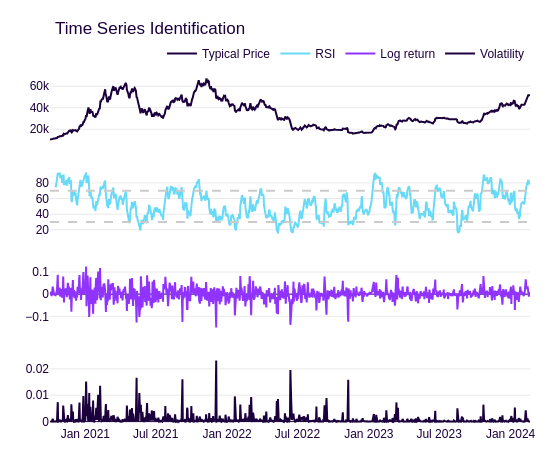

Notebook code for this chart:
### Code cell
typical_price = df['TypicalPrice']
df_returns = np.log(typical_price/typical_price.shift(1)).dropna()
df_volatility = pow(df_returns - df_returns.mean(),2)
df_rsi = RSI(typical_price)

fig = make_subplots(rows=4,cols=1, shared_xaxes=True)
fig.add_trace(
    go.Scatter(x=df.index, y = df['TypicalPrice'], mode='lines',name='Typical Price'), row=1, col=1
)

fig.add_trace(
    go.Scatter(x=df_rsi.index, y=df_rsi, mode='lines', name='RSI'), row=2, col=1
)

fig.add_trace(
    go.Scatter(x=df_returns.index,y=df_returns, mode='lines',name='Log return'), row=3, col=1
)

fig.add_trace(
    go.Scatter(x=df_volatility.index, y=df_volatility, mode='lines', name='Volatility'), row=4, col=1
)


# Líneas de referencia para RSI (70 y 30)
fig.add_hline(y=70, line_dash="dash", line_color="#CBCBCC", row=2, col=1)
fig.add_hline(y=30, line_dash="dash", line_color='#CBCBCC', row=2, col=1)


fig.update_layout(
    height=450,      
    width=550,
    xaxis = {
        'dtick': "M6",        
    },
           
    xaxis2 = {
        'dtick': "M6", 
    }, 
           
    xaxis3 = {
        'dtick': "M6", 
    }, 
           
    xaxis4 = {
        'dtick': "M6", 
    },        
    title={
        'text': 'Time Series Identification',
        'x': 0.1,      # Superior Izquierda
        'y': 0.95,
        'xanchor': 'left'
    },
    margin=dict(l=50, r=20, t=75, b=25), # Márgenes optimizados
    showlegend=True # En formato columna, la leyenda suele estorbar
)

# Aplicar color de fuente de los títulos de subplots según tu estilo
for i in fig['layout']['annotations']:
    i['font'] = dict(size=12, color=WENIA_PURPLE)

fig.show()

### Figure 1 — Plotly figure (JSON) as saved in the notebook; plotly's stock layout.template omitted (floating-point values rounded to 4 significant figures; data arrays with more than 128 entries replaced by an {"elided": "..."} marker saying what was removed)
{"data": [{"mode": "lines", "name": "Typical Price", "type": "scatter", "x": {"elided": "1142 str values"}, "xaxis": "x", "y": {"elided": "1142 float values"}, "yaxis": "y"}, {"mode": "lines", "name": "RSI", "type": "scatter", "x": {"elided": "1142 str values"}, "xaxis": "x2", "y": {"elided": "1142 float values"}, "yaxis": "y2"}, {"mode": "lines", "name": "Log return", "type": "scatter", "x": {"elided": "1141 str values"}, "xaxis": "x3", "y": {"elided": "1141 float values"}, "yaxis": "y3"}, {"mode": "lines", "name": "Volatility", "type": "scatter", "x": {"elided": "1141 str values"}, "xaxis": "x4", "y": {"elided": "1141 float values"}, "yaxis": "y4"}], "layout": {"height": 450, "margin": {"b": 25, "l": 50, "r": 20, "t": 75}, "shapes": [{"line": {"color": "#CBCBCC", "dash": "dash"}, "type": "line", "x0": 0, "x1": 1, "xref": "x2 domain", "y0": 70, "y1": 70, "yref": "y2"}, {"line": {"color": "#CBCBCC", "dash": "dash"}, "type": "line", "x0": 0, "x1": 1, "xref": "x2 domain", "y0": 30, "y1": 30, "yref": "y2"}], "showlegend": true, "title": {"text": "Time Series Identification", "x": 0.1, "xanchor": "left", "y": 0.95}, "width": 550, "xaxis": {"anchor": "y", "domain": [0, 1], "dtick": "M6", "matches": "x4", "showticklabels": false}, "xaxis2": {"anchor": "y2", "domain": [0, 1], "dtick": "M6", "matches": "x4", "showticklabels": false}, "xaxis3": {"anchor": "y3", "domain": [0, 1], "dtick": "M6", "matches": "x4", "showticklabels": false}, "xaxis4": {"anchor": "y4", "domain": [0, 1], "dtick": "M6"}, "yaxis": {"anchor": "x", "domain": [0.8063, 1]}, "yaxis2": {"anchor": "x2", "domain": [0.5375, 0.7312]}, "yaxis3": {"anchor": "x3", "domain": [0.2687, 0.4625]}, "yaxis4": {"anchor": "x4", "domain": [0, 0.1938]}}}
